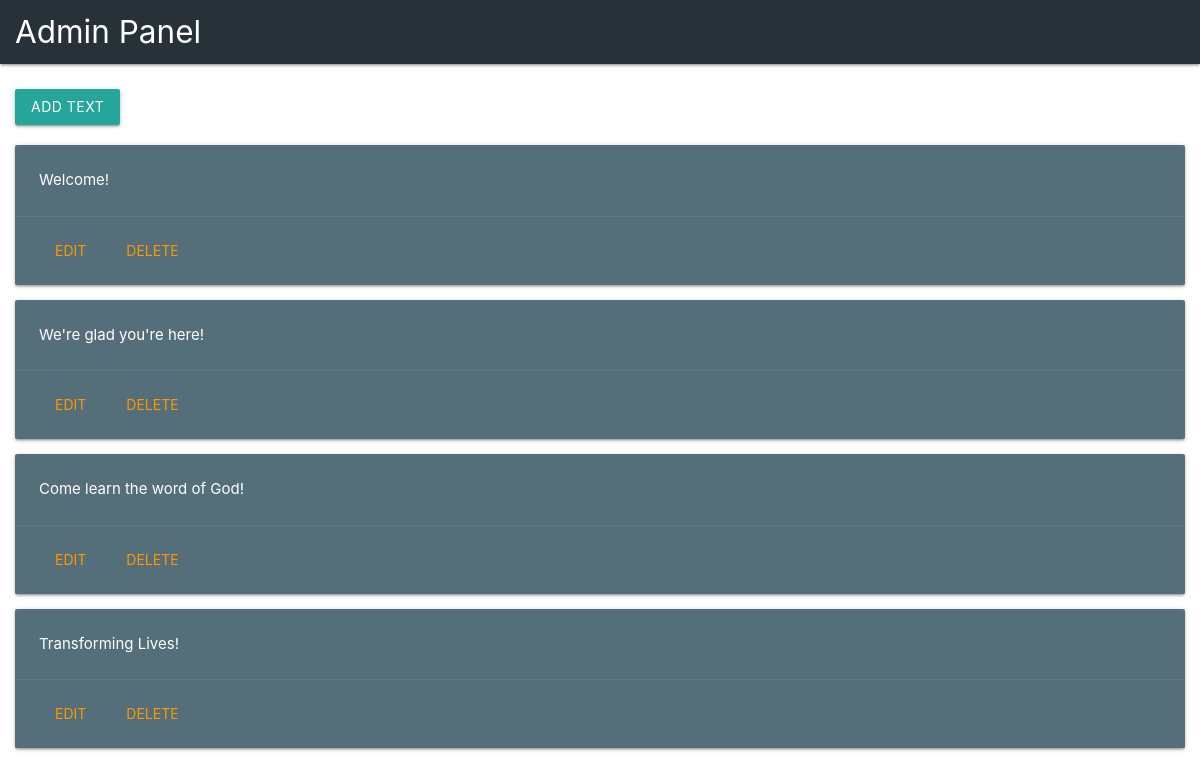
The app's page /lift-admin/carousel-text/ with its own data.
### liftblog/models.py (models this page shows, shortened)
class HomeCarouselText(models.Model):
    text = models.CharField(max_length=50)

### liftblog/views.py (the view)
# urls.py: path('lift-admin/carousel-text/', views.allCarouselText, name="Carousel Text"),
def allCarouselText(request):
    text = HomeCarouselText.objects.all()
    context = {
        "title": "Carousel Text",
        "text": text
    }
    return render(request, "admin_text.html", context)

### liftblog/templates/admin_text.html (shortened to what this page needs)
{% extends 'admin_master.html' %}
{% block admin_block %}
    <div class="center-box">
        <div class="row">
            <a href="add-text/" class="waves-effect waves-light btn">Add Text</a>
        </div>
        {% for t in text %}
            <div class="col s12 m6 l6">
                <div class="card blue-grey darken-1">
                    <div class="card-content white-text">
                        <p>{{ t.text }}</p>
                    </div>
                    <div class="card-action" style="display: flex;">
                        <a class="waves-effect waves-teal btn-flat orange-text" href="{{ t.id }}/edit/">Edit</a>
                        <form action="{{ t.id }}/delete/" method="POST">
                            <button class="waves-effect waves-teal btn-flat orange-text" style="margin: 0; padding: 0;" type="submit">Delete</button>
                        </form>
                    </div>
                </div>
            </div>
        {% endfor %}
    </div>
{% endblock %}

### liftblog/static/admin-styles.css (style rules this page uses)
html, body { padding: 0; margin: 0; }
.center-box { max-width: 1170px; margin: 25px auto 0 auto; }

### records on screen
HomeCarouselText: text "Welcome!"
HomeCarouselText: text "We're glad you're here!"
HomeCarouselText: text "Come learn the word of God!"
HomeCarouselText: text "Transforming Lives!"
